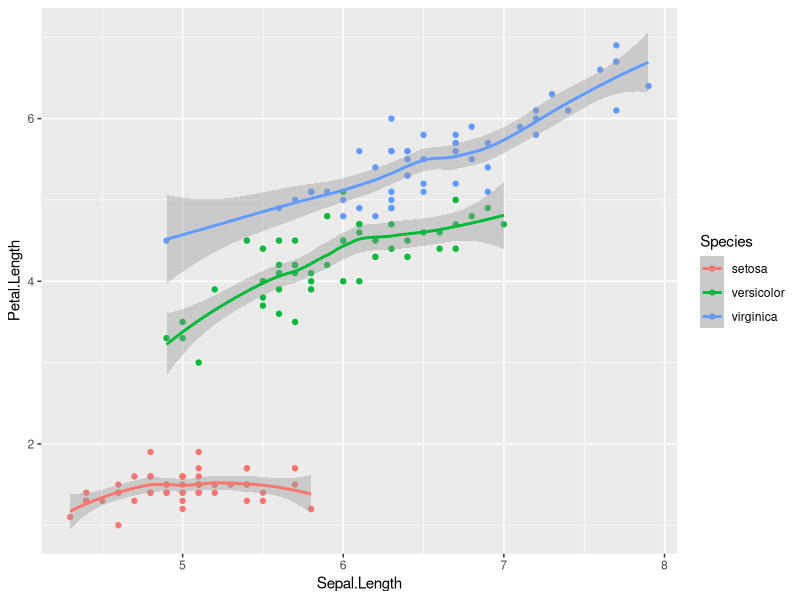

The R script that drew this image:
## ---- chunk 1
head(iris)
## ---- chunk 2
library (ggplot2)
ggplot(iris,aes(x=Sepal.Length,y=Petal.Length,color=Species))+geom_point()+ geom_smooth (method=loess)

